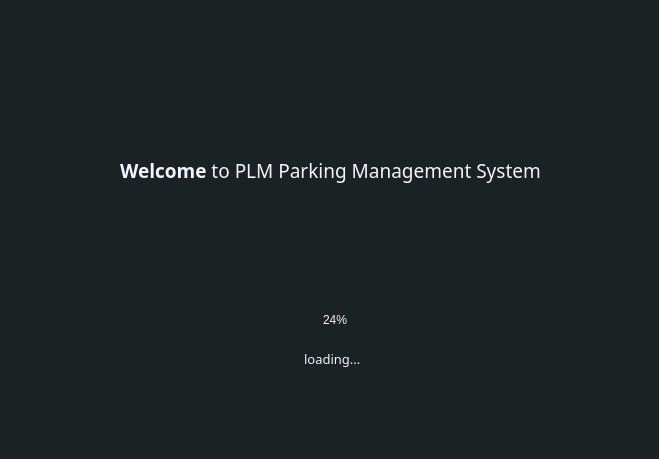
<?xml version="1.0" encoding="UTF-8"?>
<ui version="4.0">
 <class>Splash</class>
 <widget class="QMainWindow" name="Splash">
  <property name="geometry">
   <rect>
    <x>0</x>
    <y>0</y>
    <width>659</width>
    <height>459</height>
   </rect>
  </property>
  <property name="windowTitle">
   <string>MainWindow</string>
  </property>
  <property name="styleSheet">
   <string notr="true">background-color: rgb(27, 34, 35);
color: rgb(244, 243, 253);
border-radius:10px
</string>
  </property>
  <widget class="QWidget" name="centralwidget">
   <widget class="QLabel" name="label_logo">
    <property name="geometry">
     <rect>
      <x>160</x>
      <y>40</y>
      <width>351</width>
      <height>101</height>
     </rect>
    </property>
    <property name="styleSheet">
     <string notr="true">image: url(:/assets/icons/logo.png);</string>
    </property>
    <property name="text">
     <string/>
    </property>
   </widget>
   <widget class="QLabel" name="label_Description">
    <property name="geometry">
     <rect>
      <x>0</x>
      <y>150</y>
      <width>661</width>
      <height>41</height>
     </rect>
    </property>
    <property name="font">
     <font>
      <family>Rockwell</family>
      <pointsize>14</pointsize>
     </font>
    </property>
    <property name="styleSheet">
     <string notr="true"/>
    </property>
    <property name="text">
     <string>&lt;Strong&gt;Welcome&lt;/Strong&gt; to PLM Parking Management System</string>
    </property>
    <property name="alignment">
     <set>Qt::AlignCenter</set>
    </property>
   </widget>
   <widget class="QProgressBar" name="progressBar">
    <property name="geometry">
     <rect>
      <x>80</x>
      <y>300</y>
      <width>511</width>
      <height>41</height>
     </rect>
    </property>
    <property name="styleSheet">
     <string notr="true">QProgressBar{
	background-color: rgb(27, 34, 35);
	color:  rgb(244, 243, 253);
	border-style: none;
	border-radius: 10px;
	text-align: center;
}

QProgressBar::chunk {
	background-color: qlineargradient(spread:pad, x1:0, y1:0.556682, x2:1, y2:0.54, stop:0 			rgba(58, 79, 80, 255), stop:1 rgba(14, 246, 204, 255));
	border-radius:10px;
}</string>
    </property>
    <property name="value">
     <number>24</number>
    </property>
   </widget>
   <widget class="QLabel" name="label_Description_2">
    <property name="geometry">
     <rect>
      <x>0</x>
      <y>350</y>
      <width>661</width>
      <height>21</height>
     </rect>
    </property>
    <property name="font">
     <font>
      <family>Rockwell</family>
      <pointsize>10</pointsize>
     </font>
    </property>
    <property name="styleSheet">
     <string notr="true"/>
    </property>
    <property name="text">
     <string> loading...</string>
    </property>
    <property name="alignment">
     <set>Qt::AlignHCenter|Qt::AlignTop</set>
    </property>
   </widget>
  </widget>
 </widget>
 <resources/>
 <connections/>
</ui>
